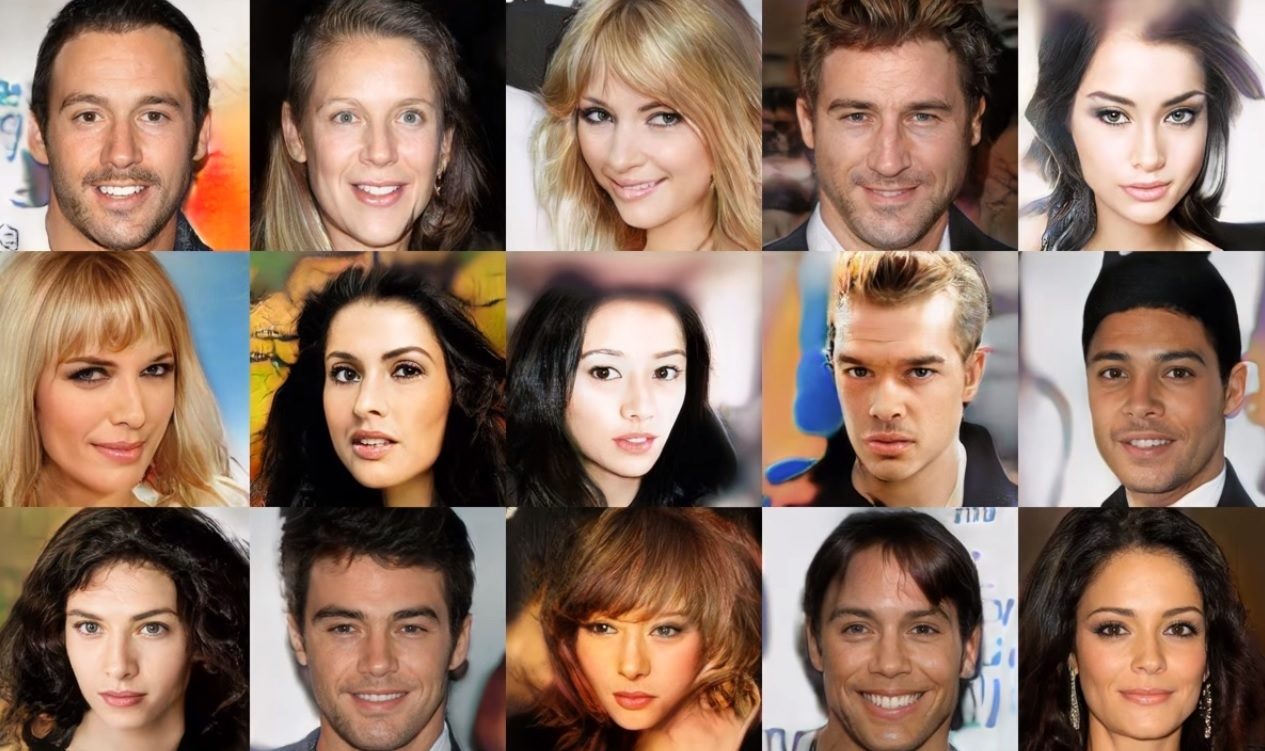
#> input picture pic.jpg, 1265 x 751 px
$ python main.py
#> lines starting #> are read from the running program, lines starting #| are printed output that depends on the picture; after the words box and inside, x2 and y2 are one past the last pixel; in counts of white or black regions, pixels touching at a corner belong together
import cv2

face_cascade = cv2.CascadeClassifier(cv2.data.haarcascades + 'haarcascade_frontalface_default.xml')

img = cv2.imread('pic.jpg')
#> img is the input picture: shape (751, 1265, 3); mean B, G, R 96.2, 112.1, 139.6

gray = cv2.cvtColor(img, cv2.COLOR_BGR2GRAY)
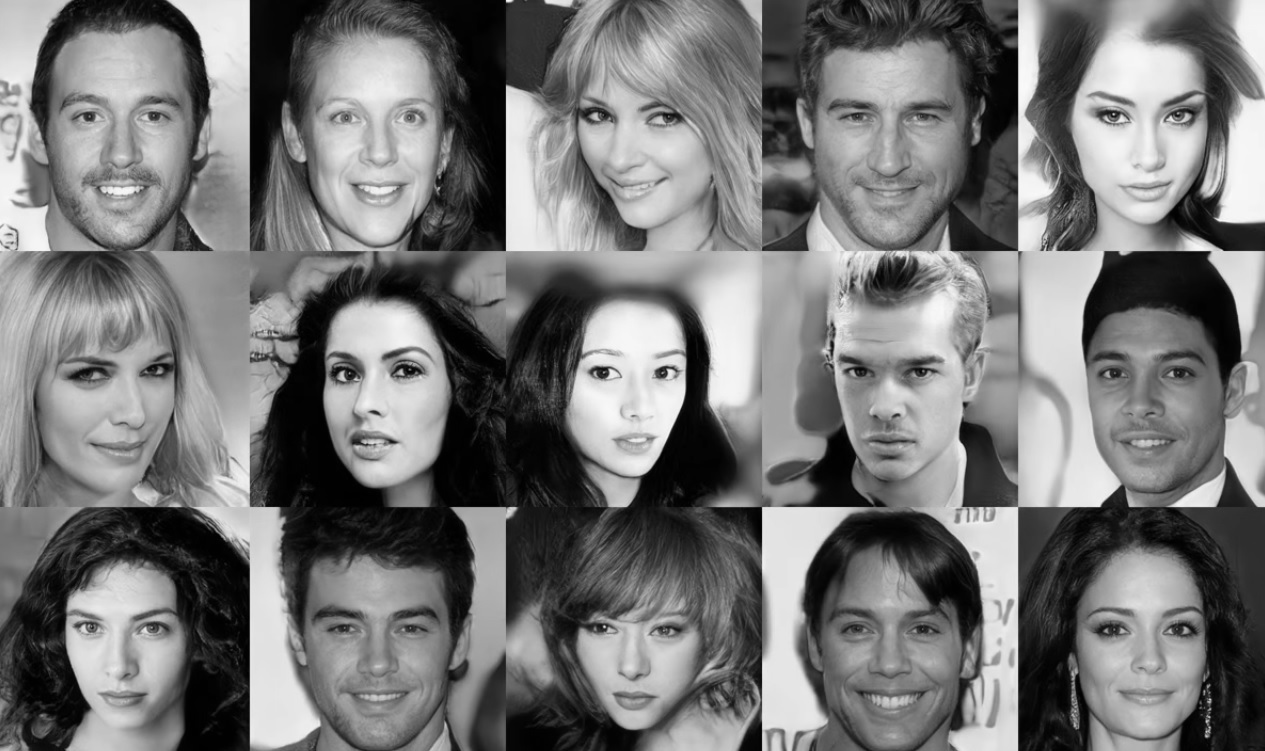
#> gray: shape (751, 1265); min 0, max 250, mean 118.5

faces = face_cascade.detectMultiScale(gray, scaleFactor=1.1, minNeighbors=5, minSize=(30, 30))
#> faces = 15 rows, first 6: [223, 303, 87, 87], [528, 42, 198, 198], [1059, 51, 170, 170], [552, 312, 159, 159], [47, 571, 148, 148], [810, 568, 155, 155]

if len(faces) > 0:
    print(f"Found {len(faces)} faces:")
#| Found 15 faces:
    for i, (x, y, w, h) in enumerate(faces):
        print(f"Face {i + 1}: x={x}, y={y}, w={w}, h={h}")
#> this loop made 15 passes
#> (x, y, w, h) on passes 1 to 12: (223, 303, 87, 87), (528, 42, 198, 198), (1059, 51, 170, 170), (552, 312, 159, 159), (47, 571, 148, 148), (810, 568, 155, 155), (291, 51, 172, 172), (1065, 310, 163, 163), (292, 562, 169, 169), (1067, 569, 160, 160), (561, 578, 145, 145), (31, 44, 182, 182)
#| Face 1: x=223, y=303, w=87, h=87
#| Face 2: x=528, y=42, w=198, h=198
#| Face 3: x=1059, y=51, w=170, h=170
#| Face 4: x=552, y=312, w=159, h=159
#| Face 5: x=47, y=571, w=148, h=148
#| Face 6: x=810, y=568, w=155, h=155
#| Face 7: x=291, y=51, w=172, h=172
#| Face 8: x=1065, y=310, w=163, h=163
#> (further printed lines are left out)
else:
    print("No faces found.")

for (x, y, w, h) in faces:
    cv2.rectangle(img, (x, y), (x + w, y + h), (0, 0, 255), 2)
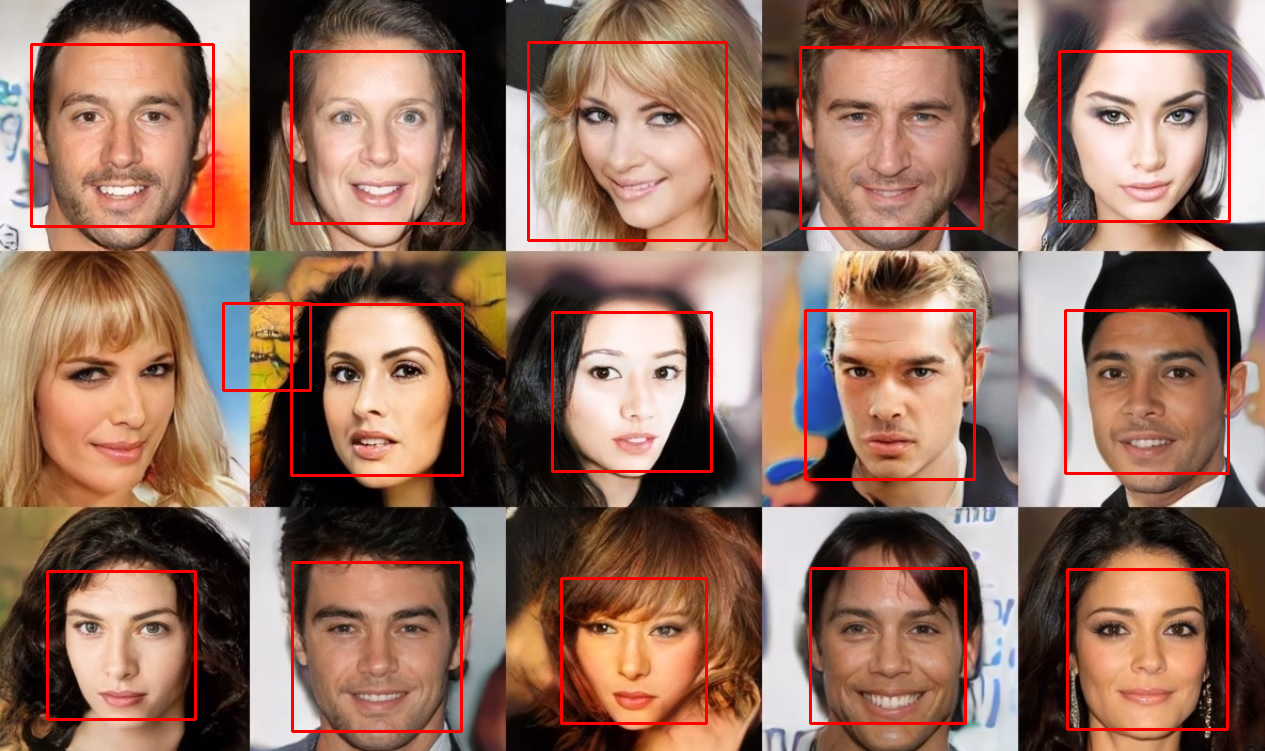
#> img: shape (751, 1265, 3); 3.06% of pixels changed, all inside (x1, y1, x2, y2) = (30, 41, 1231, 733)

cv2.imwrite('outpic.jpg', img)

cv2.waitKey(0)
cv2.destroyAllWindows()
